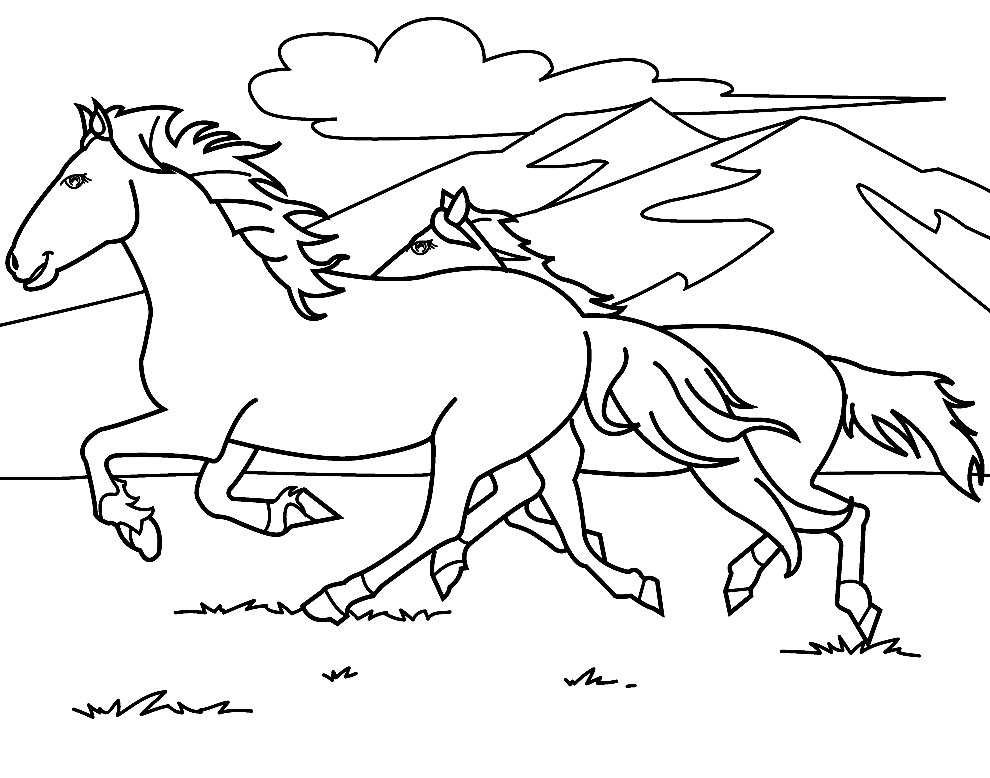
#> input picture Coloring-book.jpg, 990 x 778 px
$ python opencv_flood.py   (older library calls are emulated)
#> lines starting #> are read from the running program, lines starting #| are printed output that depends on the picture; after the words box and inside, x2 and y2 are one past the last pixel; in counts of white or black regions, pixels touching at a corner belong together
import cv2
import numpy as np


def draw_points(event,x,y,flags,param):
    if event == cv2.EVENT_LBUTTONDOWN:
        """
        global img, mask
        this_mask = mask
        a = cv2.floodFill(img,this_mask,(x,y),100)
        img = a[1]
        cv2.imshow('image',img)
        """
        global contours
        final_cnt = None
        min_dis = 8000
        for cnt in contours:
            if cv2.pointPolygonTest(cnt,(x,y),False) == 1:
                dis = abs(cv2.pointPolygonTest(cnt, (x,y),True))
                if dis < min_dis:
                    final_cnt = contours.index(cnt)
                    min_dis = dis
        global img

        cont = contours[final_cnt]
        #img = cv2.drawContours(img,contours,final_cnt,130)
        img = cv2.fillPoly(img,[cont],100)
        cv2.imshow('image',img)

cv2.namedWindow('image')
cv2.setMouseCallback('image',draw_points)

img = cv2.imread('Coloring-book.jpg',0)
#> img: shape (778, 990); min 0, max 255, mean 234.6

mask = cv2.copyMakeBorder(img,1,1,1,1,cv2.BORDER_REFLECT)
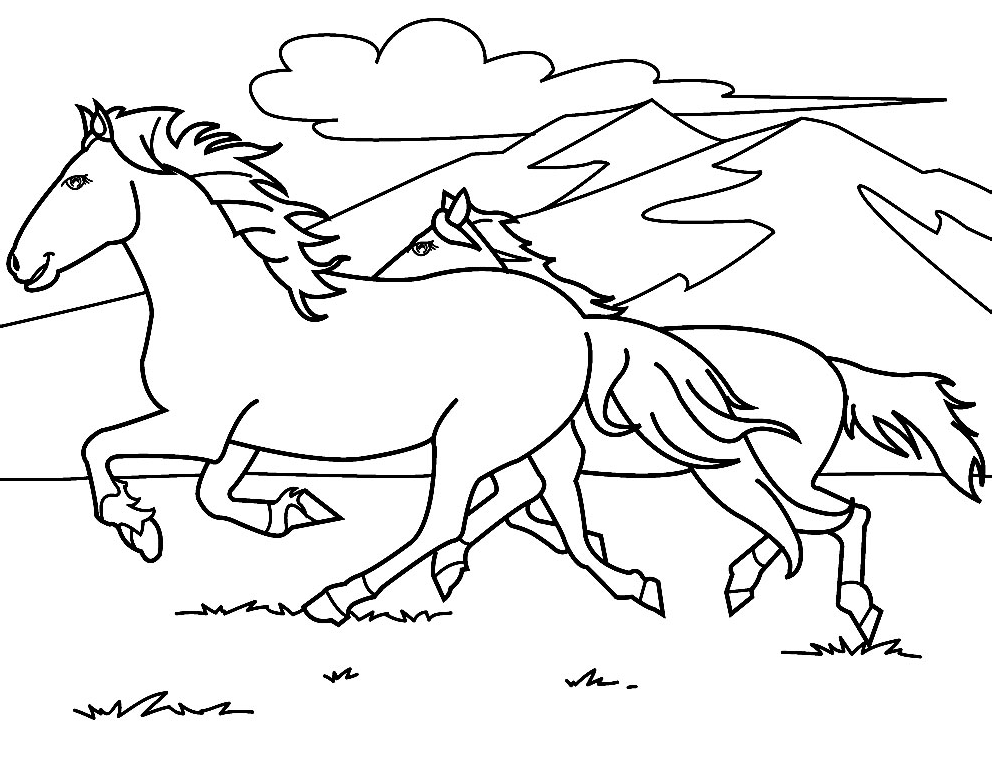
#> mask: shape (780, 992); min 0, max 255, mean 234.7
ret, mask = cv2.threshold(mask,10,250,cv2.THRESH_BINARY_INV)
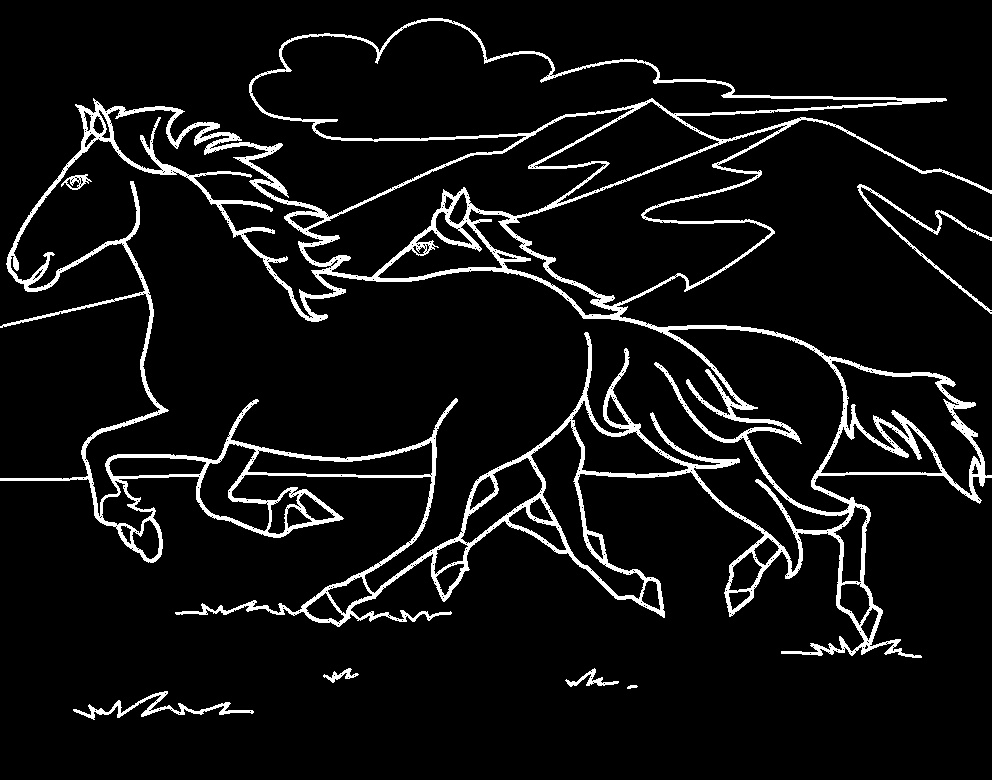
#> mask: shape (780, 992); values 0 (black) and 250 (white), 7.1% white; 7 white regions

image, contours, hierarchy = cv2.findContours(img,cv2.RETR_TREE,
                                              cv2.CHAIN_APPROX_NONE)
#> contours = 9451 contours, 9050 with area under 20; largest, box (x1, y1, x2, y2) and area: (0, 0, 990, 778) 768209, (773, 94, 820, 99) 149, (662, 77, 706, 83) 142, (735, 93, 770, 98) 127, (687, 324, 726, 329) 108

img = cv2.drawContours(img, contours, -1,0, 1)
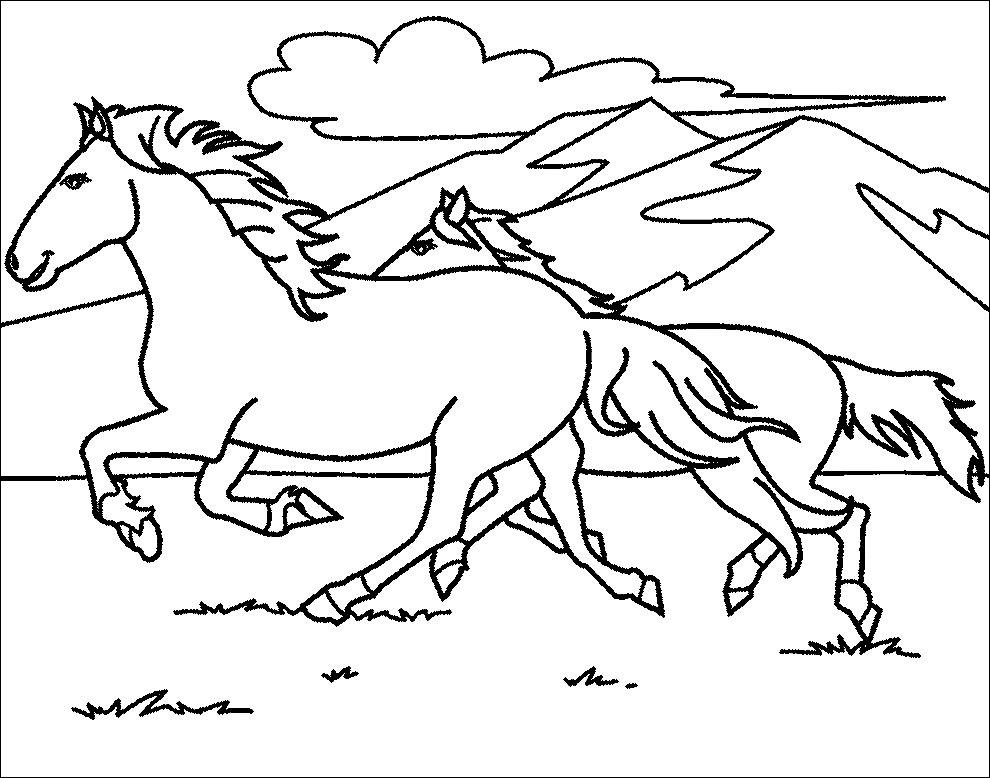
#> img: shape (778, 990); min 0, max 255, mean 229.1
cv2.imshow('image', img)
print(len(contours))
#| 9451


k = cv2.waitKey(0)
#> (key Esc is pressed here)

if k == 27:
    cv2.destroyAllWindows()
